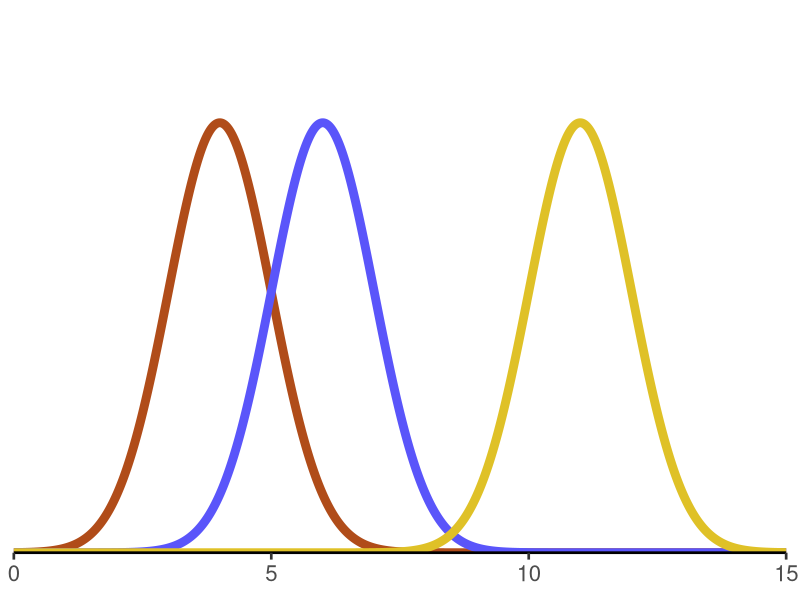
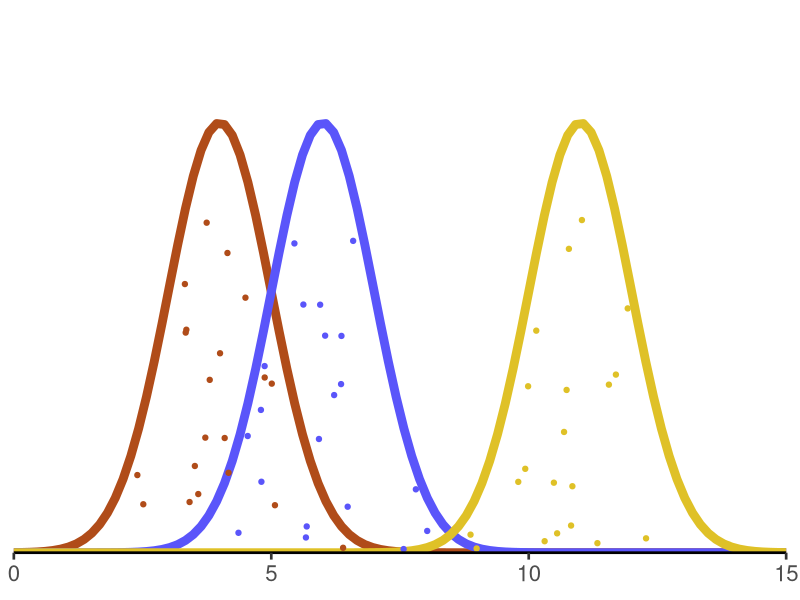
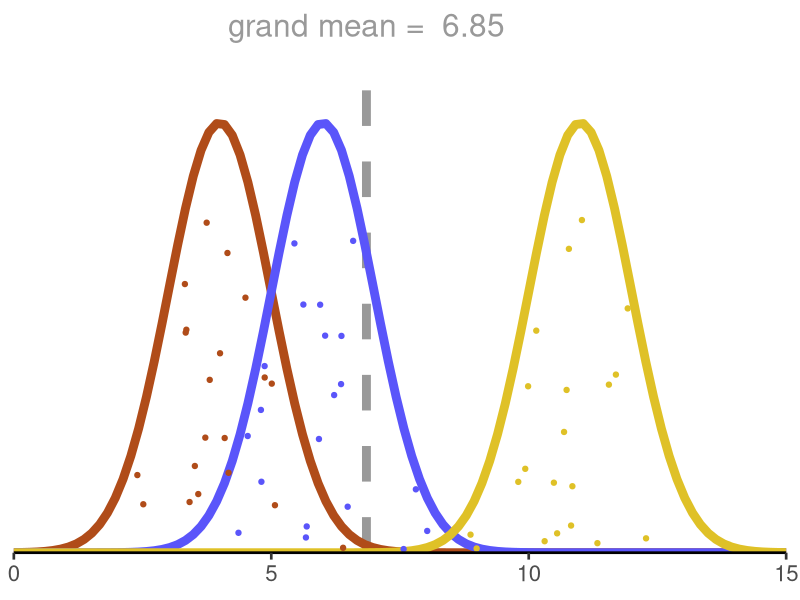
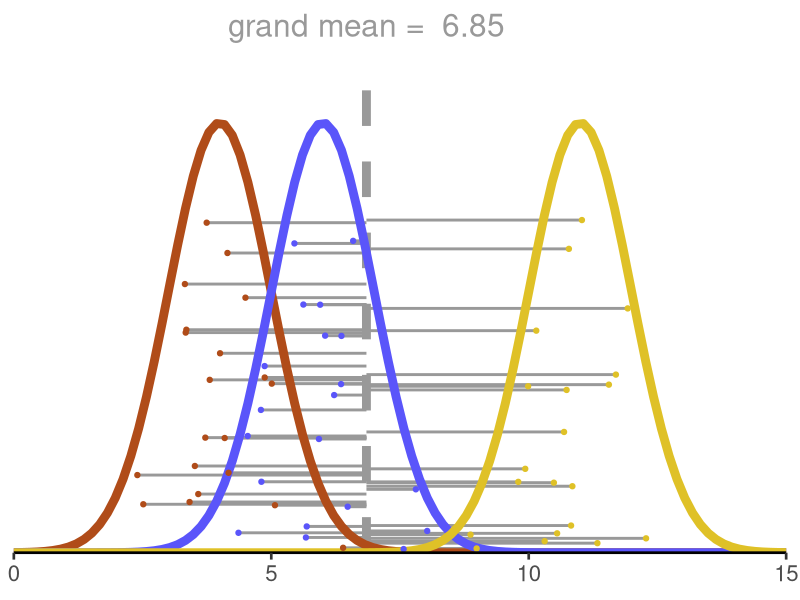
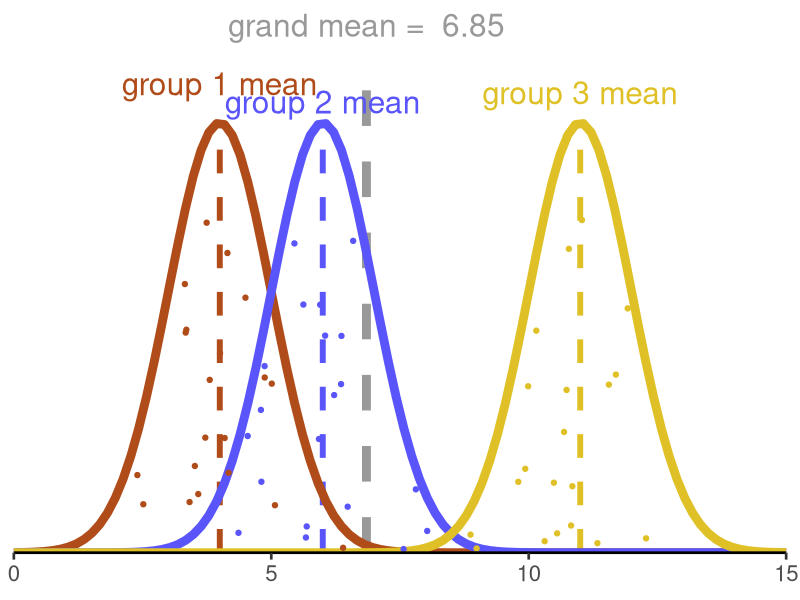
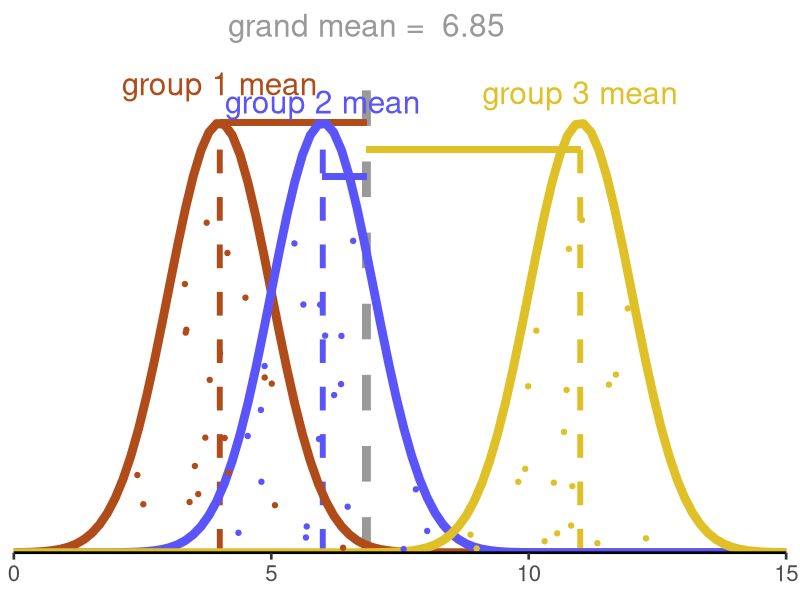
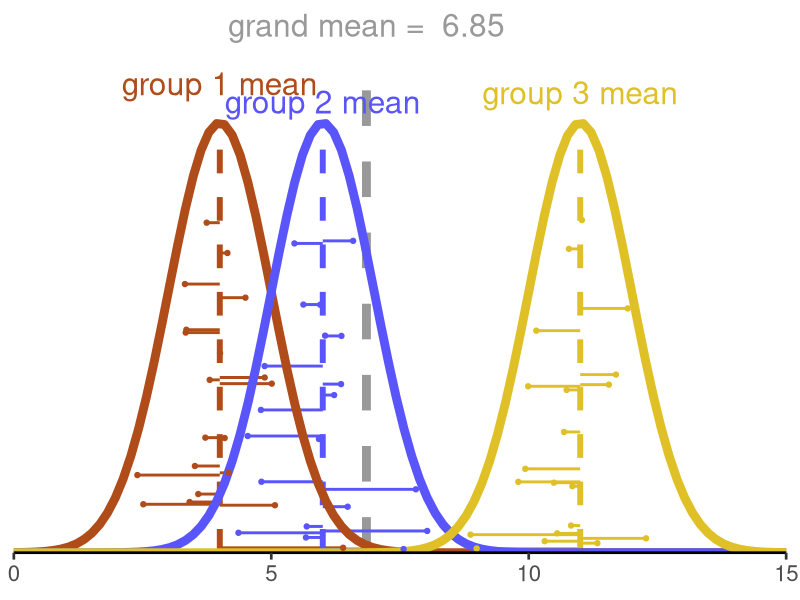
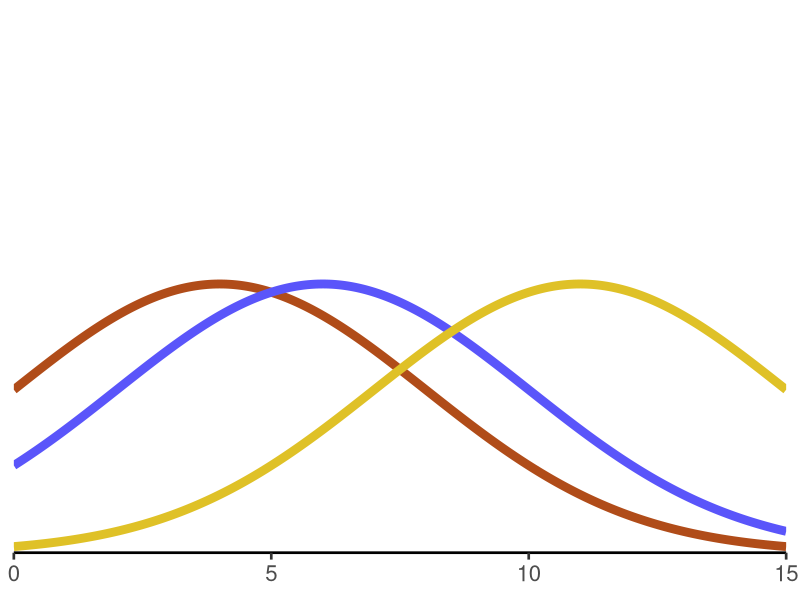

Write the R code that produced these figures, in order. (Note: this script raises an error after producing the figures.)
## ---- chunk 1
#| echo: false
library(tidyverse)
## ---- chunk 2
#| echo: false
#| fig-width: 9
#| fig-height: 5
#| fig-align: center
n <- 1000
data.frame(i = seq(0, 15, length.out = n)) |>
  mutate(g1 = dnorm(i, 4, 1),
         g2 = dnorm(i, 6, 1),
         g3 = dnorm(i, 11, 1)) |>
  ggplot(aes(x = i)) +
  geom_line(aes(y = g1), color = "#b04c19", linewidth = 3) +
  geom_line(aes(y = g2), color = "#5a55fa", linewidth = 3) +
  geom_line(aes(y = g3), color = "#dfc127", linewidth = 3) +
  scale_x_continuous(breaks = c(0, 5, 10, 15)) +
  coord_cartesian(xlim = c(0, 15), ylim = c(0, .5), expand = F) +
  guides(y = "none", x = guide_axis(cap = "both")) +
  labs(y = NULL, x = NULL) +
  theme_classic(base_size = 20)
## ---- chunk 3
#| echo: false
#| fig-width: 9
#| fig-height: 5
#| fig-align: center
n <- 20
i <- 100

dat <- data.frame(i = 1:n) |>
  mutate(x1 = rnorm(n, 4, 1),
         x2 = rnorm(n, 6, 1),
         x3 = rnorm(n, 11, 1),
         h_x1 = runif(n, 0, dnorm(x1, 4, 1) * .9),
         h_x2 = runif(n, 0, dnorm(x2, 6, 1) * .9),
         h_x3 = runif(n, 0, dnorm(x3, 11, 1) * .9))

data.frame(i = seq(0, 15, length.out = i)) |>
  mutate(g1 = dnorm(i, 4, 1),
         g2 = dnorm(i, 6, 1),
         g3 = dnorm(i, 11, 1)) |>
  ggplot(aes(x = i)) +
  geom_line(aes(y = g1), color = "#b04c19", linewidth = 3) +
  geom_line(aes(y = g2), color = "#5a55fa", linewidth = 3) +
  geom_line(aes(y = g3), color = "#dfc127", linewidth = 3) +
  geom_point(aes(x = x1, y = h_x1), dat, color = "#b04c19") +
  geom_point(aes(x = x2, y = h_x2), dat, color = "#5a55fa") +
  geom_point(aes(x = x3, y = h_x3), dat, color = "#dfc127") +
  scale_x_continuous(breaks = c(0, 5, 10, 15)) +
  coord_cartesian(xlim = c(0, 15), ylim = c(0, .5), expand = F) +
  guides(y = "none", x = guide_axis(cap = "both")) +
  labs(y = NULL, x = NULL) +
  theme_classic(base_size = 20)
## ---- chunk 4
#| echo: false
#| fig-width: 9
#| fig-height: 5
#| fig-align: center

data.frame(i = seq(0, 15, length.out = i)) |>
  mutate(g1 = dnorm(i, 4, 1),
         g2 = dnorm(i, 6, 1),
         g3 = dnorm(i, 11, 1)) |>
  ggplot(aes(x = i)) +
  annotate("segment", x = mean(c(dat$x1, dat$x2, dat$x3)), y = 0, yend = .45, color = "gray60",
           linewidth = 3, linetype = "dashed") +
  annotate("text", x = mean(c(dat$x1, dat$x2, dat$x3)),
           label = paste("grand mean = ", round(mean(c(dat$x1, dat$x2, dat$x3)), 2)),
           y = Inf, color = "gray60", size = 8, vjust = 1) +
  geom_line(aes(y = g1), color = "#b04c19", linewidth = 3) +
  geom_line(aes(y = g2), color = "#5a55fa", linewidth = 3) +
  geom_line(aes(y = g3), color = "#dfc127", linewidth = 3) +
  geom_point(aes(x = x1, y = h_x1), dat, color = "#b04c19") +
  geom_point(aes(x = x2, y = h_x2), dat, color = "#5a55fa") +
  geom_point(aes(x = x3, y = h_x3), dat, color = "#dfc127") +
  scale_x_continuous(breaks = c(0, 5, 10, 15)) +
  coord_cartesian(xlim = c(0, 15), ylim = c(0, .5), expand = F) +
  guides(y = "none", x = guide_axis(cap = "both")) +
  labs(y = NULL, x = NULL) +
  theme_classic(base_size = 20)
## ---- chunk 5
#| echo: false
#| fig-width: 9
#| fig-height: 5
#| fig-align: center

data.frame(i = seq(0, 15, length.out = i)) |>
  mutate(g1 = dnorm(i, 4, 1),
         g2 = dnorm(i, 6, 1),
         g3 = dnorm(i, 11, 1)) |>
  ggplot(aes(x = i)) +
  annotate("segment", x = mean(c(dat$x1, dat$x2, dat$x3)), y = 0, yend = .45, color = "gray60",
           linewidth = 3, linetype = "dashed") +
  annotate("text", x = mean(c(dat$x1, dat$x2, dat$x3)),
           label = paste("grand mean = ", round(mean(c(dat$x1, dat$x2, dat$x3)), 2)),
           y = Inf, color = "gray60", size = 8, vjust = 1) +
  geom_segment(aes(x = x1, xend = mean(c(x1, x2, x3)), y = h_x1), color = "gray60",
               linewidth = 1, data = dat) +
  geom_segment(aes(x = x2, xend = mean(c(x1, x2, x3)), y = h_x2), color = "gray60",
               linewidth = 1, data = dat) +
  geom_segment(aes(x = x3, xend = mean(c(x1, x2, x3)), y = h_x3), color = "gray60",
               linewidth = 1, data = dat) +
  geom_line(aes(y = g1), color = "#b04c19", linewidth = 3) +
  geom_line(aes(y = g2), color = "#5a55fa", linewidth = 3) +
  geom_line(aes(y = g3), color = "#dfc127", linewidth = 3) +
  geom_point(aes(x = x1, y = h_x1), dat, color = "#b04c19") +
  geom_point(aes(x = x2, y = h_x2), dat, color = "#5a55fa") +
  geom_point(aes(x = x3, y = h_x3), dat, color = "#dfc127") +
  scale_x_continuous(breaks = c(0, 5, 10, 15)) +
  coord_cartesian(xlim = c(0, 15), ylim = c(0, .5), expand = F) +
  guides(y = "none", x = guide_axis(cap = "both")) +
  labs(y = NULL, x = NULL) +
  theme_classic(base_size = 20)
## ---- chunk 6
#| echo: false
#| fig-width: 9
#| fig-height: 5
#| fig-align: center

data.frame(i = seq(0, 15, length.out = i)) |>
  mutate(g1 = dnorm(i, 4, 1),
         g2 = dnorm(i, 6, 1),
         g3 = dnorm(i, 11, 1)) |>
  ggplot(aes(x = i)) +
  annotate("segment", x = mean(c(dat$x1, dat$x2, dat$x3)), y = 0, yend = .45, color = "gray60",
           linewidth = 3, linetype = "dashed") +
  annotate("text", x = mean(c(dat$x1, dat$x2, dat$x3)),
           label = paste("grand mean = ", round(mean(c(dat$x1, dat$x2, dat$x3)), 2)),
           y = Inf, color = "gray60", size = 8, vjust = 1) +
  annotate("segment", x = 4, y = 0, yend = dnorm(4, 4, 1), color = "#b04c19",
           linewidth = 2, linetype = "dashed") +
  annotate("text", x = 4, y = dnorm(4, 4, 1),
           label = "group 1 mean", vjust = -1.2,
           color = "#b04c19", size = 8) +
  annotate("segment", x = 6, y = 0, yend = dnorm(6, 6, 1), color = "#5a55fa",
           linewidth = 2, linetype = "dashed") +
  annotate("text", x = 6, y = dnorm(6, 6, 1),
           label = "group 2 mean", vjust = -.4,
           color = "#5a55fa", size = 8) +
  annotate("segment", x = 11, y = 0, yend = dnorm(11, 11, 1), color = "#dfc127",
           linewidth = 2, linetype = "dashed") +
  annotate("text", x = 11, y = dnorm(11, 11, 1),
           label = "group 3 mean", vjust = -.8,
           color = "#dfc127", size = 8) +
  geom_line(aes(y = g1), color = "#b04c19", linewidth = 3) +
  geom_line(aes(y = g2), color = "#5a55fa", linewidth = 3) +
  geom_line(aes(y = g3), color = "#dfc127", linewidth = 3) +
  geom_point(aes(x = x1, y = h_x1), dat, color = "#b04c19") +
  geom_point(aes(x = x2, y = h_x2), dat, color = "#5a55fa") +
  geom_point(aes(x = x3, y = h_x3), dat, color = "#dfc127") +
  scale_x_continuous(breaks = c(0, 5, 10, 15)) +
  coord_cartesian(xlim = c(0, 15), ylim = c(0, .5), expand = F) +
  guides(y = "none", x = guide_axis(cap = "both")) +
  labs(y = NULL, x = NULL) +
  theme_classic(base_size = 20)
## ---- chunk 7
#| echo: false
#| fig-width: 9
#| fig-height: 5
#| fig-align: center

data.frame(i = seq(0, 15, length.out = i)) |>
  mutate(g1 = dnorm(i, 4, 1),
         g2 = dnorm(i, 6, 1),
         g3 = dnorm(i, 11, 1)) |>
  ggplot(aes(x = i)) +
  annotate("segment", x = mean(c(dat$x1, dat$x2, dat$x3)), y = 0, yend = .45, color = "gray60",
           linewidth = 3, linetype = "dashed") +
  annotate("text", x = mean(c(dat$x1, dat$x2, dat$x3)),
           label = paste("grand mean = ", round(mean(c(dat$x1, dat$x2, dat$x3)), 2)),
           y = Inf, color = "gray60", size = 8, vjust = 1) +
  annotate("segment", x = 4, y = 0, yend = dnorm(4, 4, 1), color = "#b04c19",
           linewidth = 2, linetype = "dashed") +
  annotate("text", x = 4, y = dnorm(4, 4, 1),
           label = "group 1 mean", vjust = -1.2,
           color = "#b04c19", size = 8) +
  geom_segment(aes(x = mean(c(x1, x2, x3)), xend = 4, y = dnorm(4, 4, 1)), color = "#b04c19",
               linewidth = 2, data = dat) +
  annotate("segment", x = 6, y = 0, yend = dnorm(6, 6, 1), color = "#5a55fa",
           linewidth = 2, linetype = "dashed") +
  annotate("text", x = 6, y = dnorm(6, 6, 1),
           label = "group 2 mean", vjust = -.4,
           color = "#5a55fa", size = 8) +
  geom_segment(aes(x = mean(c(x1, x2, x3)), xend = 6, y = dnorm(6, 6, 1) - .05), color = "#5a55fa",
               linewidth = 2, data = dat) +
  annotate("segment", x = 11, y = 0, yend = dnorm(11, 11, 1), color = "#dfc127",
           linewidth = 2, linetype = "dashed") +
  annotate("text", x = 11, y = dnorm(11, 11, 1),
           label = "group 3 mean", vjust = -.8,
           color = "#dfc127", size = 8) +
  geom_segment(aes(x = mean(c(x1, x2, x3)), xend = 11, y = dnorm(11, 11, 1) - .025), color = "#dfc127",
               linewidth = 2, data = dat) +
  geom_line(aes(y = g1), color = "#b04c19", linewidth = 3) +
  geom_line(aes(y = g2), color = "#5a55fa", linewidth = 3) +
  geom_line(aes(y = g3), color = "#dfc127", linewidth = 3) +
  geom_point(aes(x = x1, y = h_x1), dat, color = "#b04c19") +
  geom_point(aes(x = x2, y = h_x2), dat, color = "#5a55fa") +
  geom_point(aes(x = x3, y = h_x3), dat, color = "#dfc127") +
  scale_x_continuous(breaks = c(0, 5, 10, 15)) +
  coord_cartesian(xlim = c(0, 15), ylim = c(0, .5), expand = F) +
  guides(y = "none", x = guide_axis(cap = "both")) +
  labs(y = NULL, x = NULL) +
  theme_classic(base_size = 20)
## ---- chunk 8
#| echo: false
#| fig-width: 9
#| fig-height: 5
#| fig-align: center

data.frame(i = seq(0, 15, length.out = i)) |>
  mutate(g1 = dnorm(i, 4, 1),
         g2 = dnorm(i, 6, 1),
         g3 = dnorm(i, 11, 1)) |>
  ggplot(aes(x = i)) +
  annotate("segment", x = mean(c(dat$x1, dat$x2, dat$x3)), y = 0, yend = .45, color = "gray60",
           linewidth = 3, linetype = "dashed") +
  annotate("text", x = mean(c(dat$x1, dat$x2, dat$x3)),
           label = paste("grand mean = ", round(mean(c(dat$x1, dat$x2, dat$x3)), 2)),
           y = Inf, color = "gray60", size = 8, vjust = 1) +
  annotate("segment", x = 4, y = 0, yend = dnorm(4, 4, 1), color = "#b04c19",
           linewidth = 2, linetype = "dashed") +
  annotate("text", x = 4, y = dnorm(4, 4, 1),
           label = "group 1 mean", vjust = -1.2,
           color = "#b04c19", size = 8) +
  geom_segment(aes(x = x1, xend = 4, y = h_x1), color = "#b04c19",
               linewidth = 1, data = dat) +
  annotate("segment", x = 6, y = 0, yend = dnorm(6, 6, 1), color = "#5a55fa",
           linewidth = 2, linetype = "dashed") +
  annotate("text", x = 6, y = dnorm(6, 6, 1),
           label = "group 2 mean", vjust = -.4,
           color = "#5a55fa", size = 8) +
  geom_segment(aes(x = x2, xend = 6, y = h_x2), color = "#5a55fa",
               linewidth = 1, data = dat) +
  annotate("segment", x = 11, y = 0, yend = dnorm(11, 11, 1), color = "#dfc127",
           linewidth = 2, linetype = "dashed") +
  annotate("text", x = 11, y = dnorm(11, 11, 1),
           label = "group 3 mean", vjust = -.8,
           color = "#dfc127", size = 8) +
  geom_segment(aes(x = x3, xend = 11, y = h_x3), color = "#dfc127",
               linewidth = 1, data = dat) +
  geom_line(aes(y = g1), color = "#b04c19", linewidth = 3) +
  geom_line(aes(y = g2), color = "#5a55fa", linewidth = 3) +
  geom_line(aes(y = g3), color = "#dfc127", linewidth = 3) +
  geom_point(aes(x = x1, y = h_x1), dat, color = "#b04c19") +
  geom_point(aes(x = x2, y = h_x2), dat, color = "#5a55fa") +
  geom_point(aes(x = x3, y = h_x3), dat, color = "#dfc127") +
  scale_x_continuous(breaks = c(0, 5, 10, 15)) +
  coord_cartesian(xlim = c(0, 15), ylim = c(0, .5), expand = F) +
  guides(y = "none", x = guide_axis(cap = "both")) +
  labs(y = NULL, x = NULL) +
  theme_classic(base_size = 20)
## ---- chunk 9
#| echo: false
#| fig-width: 9
#| fig-height: 5
#| fig-align: center
n <- 1000
data.frame(i = seq(0, 15, length.out = n)) |>
  mutate(g1 = dnorm(i, 4, 4),
         g2 = dnorm(i, 6, 4),
         g3 = dnorm(i, 11, 4)) |>
  ggplot(aes(x = i)) +
  geom_line(aes(y = g1), color = "#b04c19", linewidth = 3) +
  geom_line(aes(y = g2), color = "#5a55fa", linewidth = 3) +
  geom_line(aes(y = g3), color = "#dfc127", linewidth = 3) +
  scale_x_continuous(breaks = c(0, 5, 10, 15)) +
  coord_cartesian(xlim = c(0, 15), ylim = c(0, .2), expand = F) +
  guides(y = "none", x = guide_axis(cap = "both")) +
  labs(y = NULL, x = NULL) +
  theme_classic(base_size = 20)
## ---- chunk 10
#| echo: false
#| fig-width: 9
#| fig-height: 5
#| fig-align: center
n <- 20
i <- 100

dat <- data.frame(i = 1:n) |>
  mutate(x1 = rnorm(n, 4, 4),
         x2 = rnorm(n, 6, 4),
         x3 = rnorm(n, 11, 4),
         h_x1 = runif(n, 0, dnorm(x1, 4, 4) * .9),
         h_x2 = runif(n, 0, dnorm(x2, 6, 4) * .9),
         h_x3 = runif(n, 0, dnorm(x3, 11, 4) * .9))

data.frame(i = seq(0, 15, length.out = i)) |>
  mutate(g1 = dnorm(i, 4, 4),
         g2 = dnorm(i, 6, 4),
         g3 = dnorm(i, 11, 4)) |>
  ggplot(aes(x = i)) +
  geom_line(aes(y = g1), color = "#b04c19", linewidth = 3) +
  geom_line(aes(y = g2), color = "#5a55fa", linewidth = 3) +
  geom_line(aes(y = g3), color = "#dfc127", linewidth = 3) +
  geom_point(aes(x = x1, y = h_x1), dat, color = "#b04c19") +
  geom_point(aes(x = x2, y = h_x2), dat, color = "#5a55fa") +
  geom_point(aes(x = x3, y = h_x3), dat, color = "#dfc127") +
  scale_x_continuous(breaks = c(0, 5, 10, 15)) +
  coord_cartesian(xlim = c(0, 15), ylim = c(0, .2), expand = F) +
  guides(y = "none", x = guide_axis(cap = "both")) +
  labs(y = NULL, x = NULL) +
  theme_classic(base_size = 20)
## ---- chunk 11
#| echo: false
#| fig-width: 9
#| fig-height: 5
#| fig-align: center

data.frame(i = seq(0, 15, length.out = i)) |>
  mutate(g1 = dnorm(i, 4, 4),
         g2 = dnorm(i, 6, 4),
         g3 = dnorm(i, 11, 4)) |>
  ggplot(aes(x = i)) +
  annotate("segment", x = mean(c(dat$x1, dat$x2, dat$x3)), y = 0, yend = .45, color = "gray60",
           linewidth = 3, linetype = "dashed") +
  annotate("text", x = mean(c(dat$x1, dat$x2, dat$x3)),
           label = paste("grand mean = ", round(mean(c(dat$x1, dat$x2, dat$x3)), 2)),
           y = Inf, color = "gray60", size = 8, vjust = 1) +
  geom_line(aes(y = g1), color = "#b04c19", linewidth = 3) +
  geom_line(aes(y = g2), color = "#5a55fa", linewidth = 3) +
  geom_line(aes(y = g3), color = "#dfc127", linewidth = 3) +
  geom_point(aes(x = x1, y = h_x1), dat, color = "#b04c19") +
  geom_point(aes(x = x2, y = h_x2), dat, color = "#5a55fa") +
  geom_point(aes(x = x3, y = h_x3), dat, color = "#dfc127") +
  scale_x_continuous(breaks = c(0, 5, 10, 15)) +
  coord_cartesian(xlim = c(0, 15), ylim = c(0, .2), expand = F) +
  guides(y = "none", x = guide_axis(cap = "both")) +
  labs(y = NULL, x = NULL) +
  theme_classic(base_size = 20)
## ---- chunk 12
#| echo: false
#| fig-width: 9
#| fig-height: 5
#| fig-align: center

data.frame(i = seq(0, 15, length.out = i)) |>
  mutate(g1 = dnorm(i, 4, 4),
         g2 = dnorm(i, 6, 4),
         g3 = dnorm(i, 11, 4)) |>
  ggplot(aes(x = i)) +
  annotate("segment", x = mean(c(dat$x1, dat$x2, dat$x3)), y = 0, yend = .45, color = "gray60",
           linewidth = 3, linetype = "dashed") +
  annotate("text", x = mean(c(dat$x1, dat$x2, dat$x3)),
           label = paste("grand mean = ", round(mean(c(dat$x1, dat$x2, dat$x3)), 2)),
           y = Inf, color = "gray60", size = 8, vjust = 1) +
  geom_segment(aes(x = x1, xend = mean(c(x1, x2, x3)), y = h_x1), color = "gray60",
               linewidth = 1, data = dat) +
  geom_segment(aes(x = x2, xend = mean(c(x1, x2, x3)), y = h_x2), color = "gray60",
               linewidth = 1, data = dat) +
  geom_segment(aes(x = x3, xend = mean(c(x1, x2, x3)), y = h_x3), color = "gray60",
               linewidth = 1, data = dat) +
  geom_line(aes(y = g1), color = "#b04c19", linewidth = 3) +
  geom_line(aes(y = g2), color = "#5a55fa", linewidth = 3) +
  geom_line(aes(y = g3), color = "#dfc127", linewidth = 3) +
  geom_point(aes(x = x1, y = h_x1), dat, color = "#b04c19") +
  geom_point(aes(x = x2, y = h_x2), dat, color = "#5a55fa") +
  geom_point(aes(x = x3, y = h_x3), dat, color = "#dfc127") +
  scale_x_continuous(breaks = c(0, 5, 10, 15)) +
  coord_cartesian(xlim = c(0, 15), ylim = c(0, .2), expand = F) +
  guides(y = "none", x = guide_axis(cap = "both")) +
  labs(y = NULL, x = NULL) +
  theme_classic(base_size = 20)
## ---- chunk 13
#| echo: false
#| fig-width: 9
#| fig-height: 5
#| fig-align: center

data.frame(i = seq(0, 15, length.out = i)) |>
  mutate(g1 = dnorm(i, 4, 4),
         g2 = dnorm(i, 6, 4),
         g3 = dnorm(i, 11, 4)) |>
  ggplot(aes(x = i)) +
  annotate("segment", x = mean(c(dat$x1, dat$x2, dat$x3)), y = 0, yend = .21, color = "gray60",
           linewidth = 3, linetype = "dashed") +
  annotate("text", x = mean(c(dat$x1, dat$x2, dat$x3)),
           label = paste("grand mean = ", round(mean(c(dat$x1, dat$x2, dat$x3)), 2)),
           y = Inf, color = "gray60", size = 8, vjust = 1) +
  annotate("segment", x = 4, y = 0, yend = dnorm(4, 4, 4), color = "#b04c19",
           linewidth = 2, linetype = "dashed") +
  annotate("text", x = 4, y = dnorm(4, 4, 4),
           label = "group 1 mean", vjust = -1.2,
           color = "#b04c19", size = 8) +
  annotate("segment", x = 6, y = 0, yend = dnorm(6, 6, 4), color = "#5a55fa",
           linewidth = 2, linetype = "dashed") +
  annotate("text", x = 6, y = dnorm(6, 6, 4),
           label = "group 2 mean", vjust = -.4,
           color = "#5a55fa", size = 8) +
  annotate("segment", x = 11, y = 0, yend = dnorm(11, 11, 4), color = "#dfc127",
           linewidth = 2, linetype = "dashed") +
  annotate("text", x = 11, y = dnorm(11, 11, 4),
           label = "group 3 mean", vjust = -.8,
           color = "#dfc127", size = 8) +
  geom_line(aes(y = g1), color = "#b04c19", linewidth = 3) +
  geom_line(aes(y = g2), color = "#5a55fa", linewidth = 3) +
  geom_line(aes(y = g3), color = "#dfc127", linewidth = 3) +
  geom_point(aes(x = x1, y = h_x1), dat, color = "#b04c19") +
  geom_point(aes(x = x2, y = h_x2), dat, color = "#5a55fa") +
  geom_point(aes(x = x3, y = h_x3), dat, color = "#dfc127") +
  scale_x_continuous(breaks = c(0, 5, 10, 15)) +
  coord_cartesian(xlim = c(0, 15), ylim = c(0, .2), expand = F) +
  guides(y = "none", x = guide_axis(cap = "both")) +
  labs(y = NULL, x = NULL) +
  theme_classic(base_size = 20)
## ---- chunk 14
#| echo: false
#| fig-width: 9
#| fig-height: 5
#| fig-align: center

data.frame(i = seq(0, 15, length.out = i)) |>
  mutate(g1 = dnorm(i, 4, 4),
         g2 = dnorm(i, 6, 4),
         g3 = dnorm(i, 11, 4)) |>
  ggplot(aes(x = i)) +
  annotate("segment", x = mean(c(dat$x1, dat$x2, dat$x3)), y = 0, yend = .45, color = "gray60",
           linewidth = 3, linetype = "dashed") +
  annotate("text", x = mean(c(dat$x1, dat$x2, dat$x3)),
           label = paste("grand mean = ", round(mean(c(dat$x1, dat$x2, dat$x3)), 2)),
           y = Inf, color = "gray60", size = 8, vjust = 1) +
  annotate("segment", x = 4, y = 0, yend = dnorm(4, 4, 4), color = "#b04c19",
           linewidth = 2, linetype = "dashed") +
  annotate("text", x = 4, y = dnorm(4, 4, 4),
           label = "group 1 mean", vjust = -1.2,
           color = "#b04c19", size = 8) +
  geom_segment(aes(x = mean(c(x1, x2, x3)), xend = 4, y = dnorm(4, 4, 4)), color = "#b04c19",
               linewidth = 2, data = dat) +
  annotate("segment", x = 6, y = 0, yend = dnorm(6, 6, 4), color = "#5a55fa",
           linewidth = 2, linetype = "dashed") +
  annotate("text", x = 6, y = dnorm(6, 6, 4),
           label = "group 2 mean", vjust = -.4,
           color = "#5a55fa", size = 8) +
  geom_segment(aes(x = mean(c(x1, x2, x3)), xend = 6, y = dnorm(6, 6, 4) - .05), color = "#5a55fa",
               linewidth = 2, data = dat) +
  annotate("segment", x = 11, y = 0, yend = dnorm(11, 11, 4), color = "#dfc127",
           linewidth = 2, linetype = "dashed") +
  annotate("text", x = 11, y = dnorm(11, 11, 4),
           label = "group 3 mean", vjust = -.8,
           color = "#dfc127", size = 8) +
  geom_segment(aes(x = mean(c(x1, x2, x3)), xend = 11, y = dnorm(11, 11, 4) - .025), color = "#dfc127",
               linewidth = 2, data = dat) +
  geom_line(aes(y = g1), color = "#b04c19", linewidth = 3) +
  geom_line(aes(y = g2), color = "#5a55fa", linewidth = 3) +
  geom_line(aes(y = g3), color = "#dfc127", linewidth = 3) +
  geom_point(aes(x = x1, y = h_x1), dat, color = "#b04c19") +
  geom_point(aes(x = x2, y = h_x2), dat, color = "#5a55fa") +
  geom_point(aes(x = x3, y = h_x3), dat, color = "#dfc127") +
  scale_x_continuous(breaks = c(0, 5, 10, 15)) +
  coord_cartesian(xlim = c(0, 15), ylim = c(0, .2), expand = F) +
  guides(y = "none", x = guide_axis(cap = "both")) +
  labs(y = NULL, x = NULL) +
  theme_classic(base_size = 20)
## ---- chunk 15
#| echo: false
#| fig-width: 9
#| fig-height: 5
#| fig-align: center

data.frame(i = seq(0, 15, length.out = i)) |>
  mutate(g1 = dnorm(i, 4, 4),
         g2 = dnorm(i, 6, 4),
         g3 = dnorm(i, 11, 4)) |>
  ggplot(aes(x = i)) +
  annotate("segment", x = mean(c(dat$x1, dat$x2, dat$x3)), y = 0, yend = .45, color = "gray60",
           linewidth = 3, linetype = "dashed") +
  annotate("text", x = mean(c(dat$x1, dat$x2, dat$x3)),
           label = paste("grand mean = ", round(mean(c(dat$x1, dat$x2, dat$x3)), 2)),
           y = Inf, color = "gray60", size = 8, vjust = 1) +
  annotate("segment", x = 4, y = 0, yend = dnorm(4, 4, 4), color = "#b04c19",
           linewidth = 2, linetype = "dashed") +
  annotate("text", x = 4, y = dnorm(4, 4, 4),
           label = "group 1 mean", vjust = -1.2,
           color = "#b04c19", size = 8) +
  geom_segment(aes(x = x1, xend = 4, y = h_x1), color = "#b04c19",
               linewidth = 1, data = dat) +
  annotate("segment", x = 6, y = 0, yend = dnorm(6, 6, 4), color = "#5a55fa",
           linewidth = 2, linetype = "dashed") +
  annotate("text", x = 6, y = dnorm(6, 6, 4),
           label = "group 2 mean", vjust = -.4,
           color = "#5a55fa", size = 8) +
  geom_segment(aes(x = x2, xend = 6, y = h_x2), color = "#5a55fa",
               linewidth = 1, data = dat) +
  annotate("segment", x = 11, y = 0, yend = dnorm(11, 11, 4), color = "#dfc127",
           linewidth = 2, linetype = "dashed") +
  annotate("text", x = 11, y = dnorm(11, 11, 4),
           label = "group 3 mean", vjust = -.8,
           color = "#dfc127", size = 8) +
  geom_segment(aes(x = x3, xend = 11, y = h_x3), color = "#dfc127",
               linewidth = 1, data = dat) +
  geom_line(aes(y = g1), color = "#b04c19", linewidth = 3) +
  geom_line(aes(y = g2), color = "#5a55fa", linewidth = 3) +
  geom_line(aes(y = g3), color = "#dfc127", linewidth = 3) +
  geom_point(aes(x = x1, y = h_x1), dat, color = "#b04c19") +
  geom_point(aes(x = x2, y = h_x2), dat, color = "#5a55fa") +
  geom_point(aes(x = x3, y = h_x3), dat, color = "#dfc127") +
  scale_x_continuous(breaks = c(0, 5, 10, 15)) +
  coord_cartesian(xlim = c(0, 15), ylim = c(0, .2), expand = F) +
  guides(y = "none", x = guide_axis(cap = "both")) +
  labs(y = NULL, x = NULL) +
  theme_classic(base_size = 20)
## ---- chunk 16
library(palmerpenguins)

summary(penguins |> select(species, flipper_length_mm))
## ---- chunk 17
flipper_model <- aov(flipper_length_mm ~ species, data = penguins)
summary(flipper_model)
## ---- chunk 18
#| echo: false
#| fig-width: 5
#| fig-height: 4
#| fig-align: center
penguins |>
  ggplot(aes(x = species, y = flipper_length_mm)) +
  geom_violin() +
  geom_boxplot(width = 0.2) +
  stat_summary(geom = "point", fun = mean)
## ---- chunk 19
#| echo: false
#| fig-width: 5
#| fig-height: 4
#| fig-align: center
penguins |>
  ggplot(aes(x = species, y = flipper_length_mm, fill = species, color = species)) +
  geom_violin(alpha = 0.5, color = NA) +
  geom_boxplot(width = 0.2, outliers = F) +
  stat_summary(geom = "point", fun = mean, size = 2.5) +
  scale_fill_manual(values = c("#b04c19", "#5a55fa", "#dfc127")) +
  scale_color_manual(values = scales::col_darker(c("#b04c19", "#5a55fa", "#dfc127"), 20)) +
  labs(x = "Species", y = "Flipper Length (mm)") +
  guides(y = guide_axis(cap = "both"), x = guide_axis(cap = "both")) +
  coord_flip() +
  theme_classic(base_size = 14) +
  theme(legend.position = "none")
